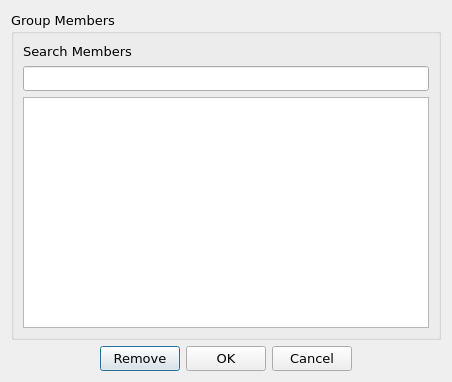
<?xml version="1.0" encoding="UTF-8"?>
<ui version="4.0">
 <class>MemberRemoval</class>
 <widget class="QDialog" name="MemberRemoval">
  <property name="geometry">
   <rect>
    <x>0</x>
    <y>0</y>
    <width>452</width>
    <height>382</height>
   </rect>
  </property>
  <property name="font">
   <font>
    <family>Verdana</family>
    <pointsize>10</pointsize>
   </font>
  </property>
  <property name="windowTitle">
   <string>Member Removal</string>
  </property>
  <layout class="QGridLayout" name="gridLayout_2">
   <item row="1" column="0">
    <spacer name="horizontalSpacer">
     <property name="orientation">
      <enum>Qt::Orientation::Horizontal</enum>
     </property>
     <property name="sizeHint" stdset="0">
      <size>
       <width>130</width>
       <height>20</height>
      </size>
     </property>
    </spacer>
   </item>
   <item row="1" column="1">
    <widget class="QPushButton" name="remove_btn">
     <property name="text">
      <string>Remove</string>
     </property>
    </widget>
   </item>
   <item row="1" column="2">
    <widget class="QPushButton" name="ok_btn">
     <property name="text">
      <string>OK</string>
     </property>
    </widget>
   </item>
   <item row="1" column="3">
    <widget class="QPushButton" name="cancel_btn">
     <property name="text">
      <string>Cancel</string>
     </property>
    </widget>
   </item>
   <item row="1" column="4">
    <spacer name="horizontalSpacer_2">
     <property name="orientation">
      <enum>Qt::Orientation::Horizontal</enum>
     </property>
     <property name="sizeHint" stdset="0">
      <size>
       <width>130</width>
       <height>20</height>
      </size>
     </property>
    </spacer>
   </item>
   <item row="0" column="0" colspan="5">
    <widget class="QGroupBox" name="group_members_box">
     <property name="title">
      <string>Group Members</string>
     </property>
     <layout class="QGridLayout" name="gridLayout">
      <item row="2" column="0">
       <widget class="QListWidget" name="members_list"/>
      </item>
      <item row="1" column="0">
       <widget class="QLineEdit" name="search_bar_group_members"/>
      </item>
      <item row="0" column="0">
       <widget class="QLabel" name="search_members_label">
        <property name="text">
         <string>Search Members</string>
        </property>
       </widget>
      </item>
     </layout>
    </widget>
   </item>
  </layout>
 </widget>
 <resources/>
 <connections/>
</ui>
